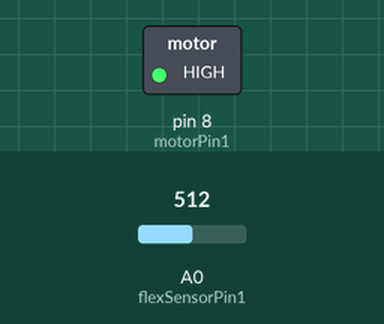
This sketch was run on a simulated Arduino Uno, built with avr-gcc and run on an emulated ATmega328P. Shown: switched loads named in the sketch (green lamp = pin HIGH). The inputs (shaded band) are chosen by the test bench; at power-on: A0 (flexSensorPin1) = 512. What the sketch prints to the serial monitor is not drawn.

Above: at 0.3 s.
Timing chart, 0 to 1.8 s (numbered marks = the images above):
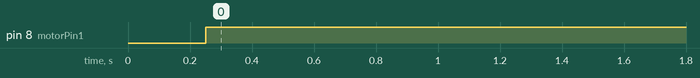

The sketch:

flex_sensor_dc_motor.ino
```cpp
int motorPin1 = 8;
int flexSensorPin1 = A0;

void setup()
{
  pinMode(motorPin1, OUTPUT);
  Serial.begin(9600);
}

void loop()
{
  int flexSensorReading1 = analogRead(flexSensorPin1);
  int speed1 = map(flexSensorReading1, 700, 450, 0, 255);
  Serial.print(flexSensorReading1); Serial.print(",");
  Serial.println(speed1); //display the readings of the flex sensors on the serial
  delay(250); //just here to slow down the output for easier reading
  analogWrite(motorPin1, speed1);
}
```

Measured:
- by itself, pin 8 (motorPin1): LOW → HIGH at 0.25 s
